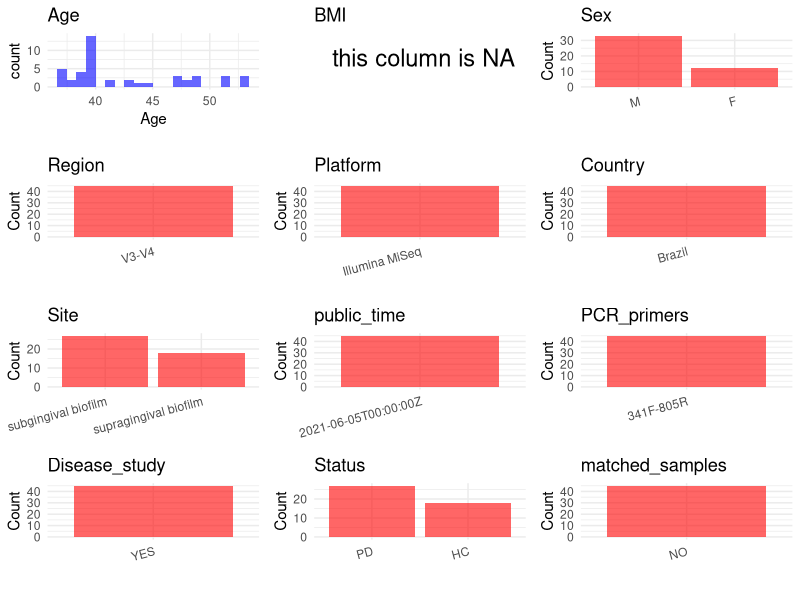

Recreate this plot in R. (Note: this script raises an error after producing the figure.)
## ---- chunk 1
# Load necessary libraries
library(dplyr)
library(ggplot2)
library(cowplot)
library(stringr)

# Set working directory (update this path to your local directory)
setwd("E:/bioproject_YL/PRJNA735261")

# Read the initial metadata files
initial_meta <- read.csv("SraRunTable.csv", header = T) 

# Remove entries non-oral samples
initial_meta <- initial_meta[initial_meta$samp_mat_process != "Fecal", ]

# Display the first few rows of the metadata
head(initial_meta)
## ---- chunk 2
# Create a uniform metadata dataframe
metadata <- data.frame(
  BioProject = initial_meta$BioProject,
  Run = initial_meta$Run,
  sample_name = initial_meta$Sample.Name,
  Age = initial_meta$Host_Age, 
  BMI = NA,  
  Sex = initial_meta$host_sex, 
  Platform = initial_meta$Instrument,
  Country = "Brazil",
  Site = initial_meta$isolation_source,
  public_time = initial_meta$ReleaseDate,
  Status = initial_meta$Host_disease,
  stringsAsFactors = FALSE
)

# Add biofilm as a suffix to all values in the Site column
metadata <- metadata %>%
  mutate(Site = case_when(
    str_detect(Site, "^Supragingival") ~ "supragingival biofilm",
    str_detect(Site, "^Subgingival") ~ "subgingival biofilm",
    TRUE ~ NA))

# Use abbreviations to indicate gender
metadata <- metadata %>%
  mutate(Sex = recode(Sex, "female" = "F", "male" = "M"))
## ---- chunk 3
# Add information obtained from the publication
metadata$Region <- "V3-V4"
metadata$PCR_primers <- "341F-805R"
metadata$title <- "Oral dysbiosis in severe forms of periodontitis is associated with gut dysbiosis and correlated with salivary inflammatory mediators A preliminary study"
metadata$Disease_study <- "YES"
# Assign disease status based on sample_name patterns
metadata <- metadata %>%
  mutate(Status = case_when(
      grepl("Periodontitis", Status) ~ "PD",
      grepl("Healthy", Status) ~ "HC",
      TRUE ~ NA))

# Check initial data distribution
cat("Initial sample distribution:\n")
table(metadata$sample_name)
table(metadata$Site)

# Calculate sampling frequency per subject
sample_counts <- table(metadata$sample_name)
cat("\nNumber of samples per subject:\n")
print(sample_counts)

# Create matched_samples column
metadata$matched_samples <- ifelse(metadata$sample_name %in% names(sample_counts[sample_counts >= 2]), "YES", "NO")

cat("\nMatched samples distribution:\n")
table(metadata$matched_samples)

# Identify samples for removal: single samples excluding supragingival biofilm and subgingival biofilm
single_samples <- names(sample_counts[sample_counts == 1])
samples_to_remove <- metadata$sample_name %in% single_samples & 
                     !(metadata$Site %in% c("supragingival biofilm", "subgingival biofilm"))

cat("\nNumber of samples to be removed:", sum(samples_to_remove), "\n")

# Remove identified samples
metadata_clean <- metadata[!samples_to_remove, ]

cat("\nFinal sample distribution after cleaning:\n")
table(metadata_clean$sample_name)
table(metadata_clean$Site)
table(metadata_clean$matched_samples)

# Use cleaned dataset for subsequent analysis
metadata <- metadata_clean
## ---- chunk 4
# Check the number of unique runs and sample names
print(paste("Number of unique runs:", length(unique(metadata$Run))))
print(paste("Number of unique sample names:", length(unique(metadata$sample_name))))
## ---- chunk 5
# Select columns for visualization
plot_data <- metadata %>%
  select(-BioProject, -Run, -sample_name, -title)

# Function to create simple plots for each column
create_simple_plots <- function(data) {
  plots <- list()
  
  for (col in colnames(data)) {
    # Check if the column is all NA
    if (all(is.na(data[[col]]))) {
      # Create an empty plot with text indicating all NA
      p <- ggplot() +
        annotate("text", x = 0.5, y = 0.5, label = "this column is NA", size = 6) +
        labs(title = col) +
        theme_void()
    } else if (is.numeric(data[[col]])) {
      # Numeric variable: histogram
      p <- ggplot(data, aes(x = .data[[col]])) +
        geom_histogram(fill = "blue", alpha = 0.6, bins = 20, na.rm = TRUE) +
        labs(title = col) +
        theme_minimal()
    } else {
      # Categorical variable: bar plot (remove NA values)
      count_data <- as.data.frame(table(data[[col]], useNA = "ifany"))
      p <- ggplot(count_data, aes(x = reorder(Var1, -Freq), y = Freq)) +
        geom_col(fill = "red", alpha = 0.6) +
        labs(title = col, x = NULL, y = "Count") +
        theme_minimal() +
        theme(axis.text.x = element_text(angle = 15, hjust = 1))
    }
    plots[[col]] <- p
  }
  
  return(plots)
}

# Generate and arrange plots
plots <- create_simple_plots(plot_data)
p<-plot_grid(plots$Age, 
          plots$BMI, 
          plots$Sex, 
          plots$Region, 
          plots$Platform, 
          plots$Country, 
          plots$Site,
          plots$public_time, 
          plots$PCR_primers,
          plots$Disease_study,
          plots$Status,
          plots$matched_samples,# add 
          ncol = 3, align = "hv", axis = "lb")
ggsave("Metadata_Summary.png", plot = p, width = 8, height = 6, dpi = 150)
## ---- chunk 6
knitr::include_graphics("Metadata_Summary.png")
## ---- chunk 7
# Reorder columns to match the desired format
metadata <- metadata[, c(
  "BioProject", "Run", "sample_name", "Age", "BMI", "Sex", 
  "Region", "Platform", "Country", "Site", "public_time", 
  "PCR_primers", "title", "Disease_study", "Status", "matched_samples"
)]

# Export the uniform metadata to a CSV file
write.csv(metadata, file = "metadata.csv", quote = FALSE)
head(metadata)
